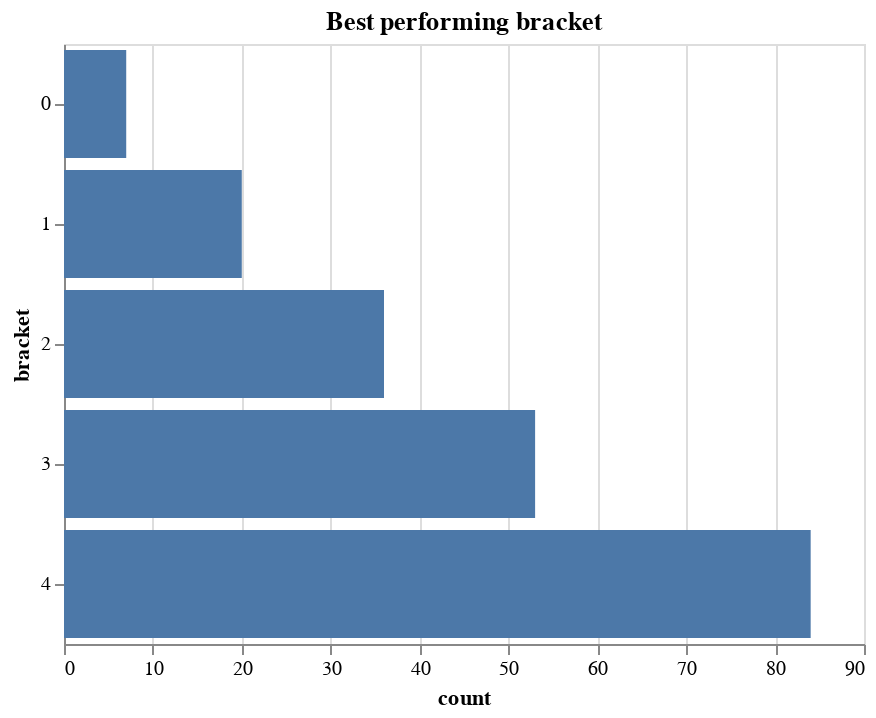

The notebook cell saved with this chart:
### Code cell
import altair as alt
alt.Chart(best, title="Best performing bracket").mark_bar().encode(
    y="bracket:O",
    x="count",
)

### Figure 1 — Vega-Lite specification as saved in the notebook (floating-point values rounded to 4 significant figures)
{"$schema": "https://vega.github.io/schema/vega-lite/v2.6.0.json", "config": {"view": {"height": 300, "width": 400}}, "data": {"name": "data-b4ed65f34b0f44081cbe76a0283d97b1"}, "datasets": {"data-b4ed65f34b0f44081cbe76a0283d97b1": [{"bracket": 4, "count": 84}, {"bracket": 3, "count": 53}, {"bracket": 2, "count": 36}, {"bracket": 1, "count": 20}, {"bracket": 0, "count": 7}]}, "encoding": {"x": {"field": "count", "type": "quantitative"}, "y": {"field": "bracket", "type": "ordinal"}}, "mark": "bar", "title": "Best performing bracket"}
